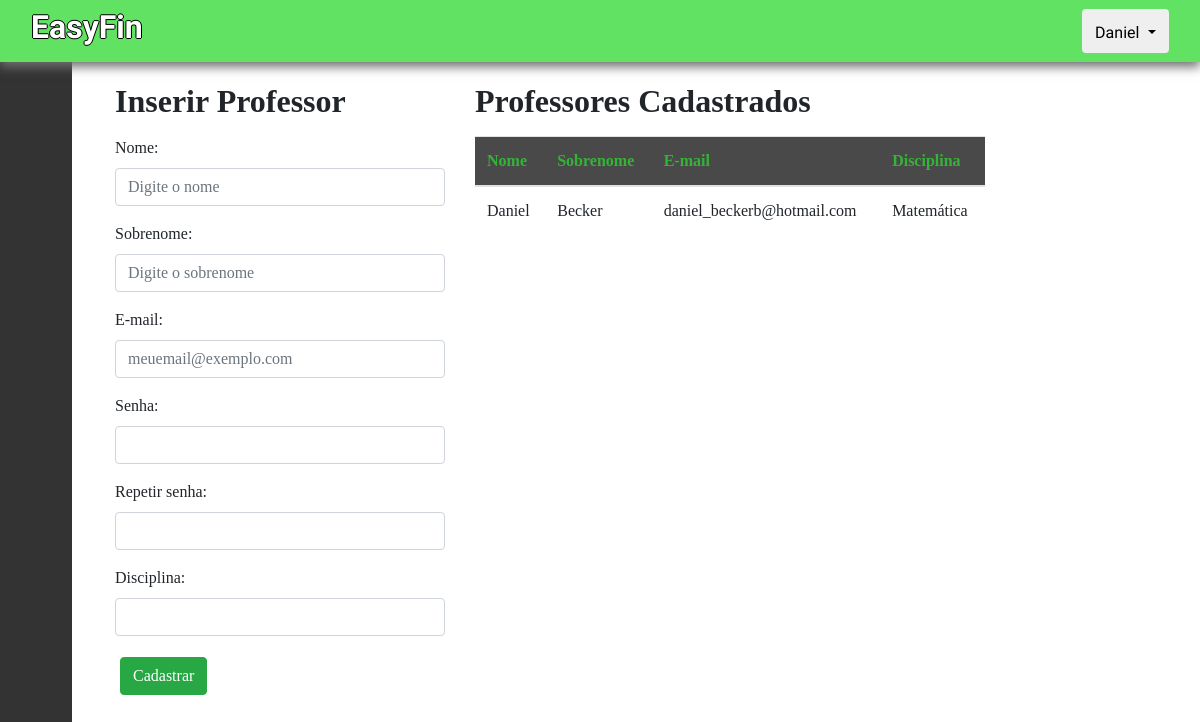
The app's page /professores (signed in) with its own data.
### app/models/tables.py (models this page shows, shortened)
class Professor(db.Model):
    __tablename__ = "professores"
    id = db.Column(db.Integer, primary_key=True)
    email = db.Column(db.String, unique=True)
    nome = db.Column(db.String)
    sobrenome = db.Column(db.String)
    password = db.Column(db.String)
    disciplina = db.Column(db.String)
    @property
    def is_authenticated(self):
        return True

### app/controllers/default.py (the view, shortened to what this page needs)
@app.route("/professores", methods=["POST", "GET"])
def professores():
    form = addProfessor()
    professores = Professor.query.all()
    return render_template('professores.html', professores=professores, form=form)

### app/models/forms.py
class addProfessor(FlaskForm):
    nome = StringField("nome", validators=[DataRequired()])
    sobrenome = StringField("nome", validators=[DataRequired()])
    email = StringField("email", validators=[DataRequired(), Email(message="E-mail inválido.")])
    password = PasswordField("password", validators=[DataRequired(), EqualTo('confirm', message='As senhas não coincidem!')])
    confirm = PasswordField('Repeat Password', validators=[DataRequired()])
    disciplina = StringField("disciplina", validators=[DataRequired()])

### app/models/tables.py (called while the page is built)
@login_manager.user_loader
def load_user(id):
    return Professor.query.filter_by(id=id).first()

### app/templates/professores.html (shortened to what this page needs)
{% extends 'logged-base.html' %}
{% block contect %}
<div class="row">
    <div class="col-lg-4">
        <h2 class="subTitulo">Inserir Professor</h2>
        <form action="" method="POST">
            <div class="form-group">
                <label>Nome:</label>
                {{ form.nome(class="form-control stringInput", placeholder="Digite o nome", id="nome") }}
            </div>
            <div class="form-group">
                <label>Sobrenome:</label>
                {{ form.sobrenome(class="form-control stringInput", placeholder="Digite o sobrenome", id="sobrenome") }}
            </div>
            <div class="form-group">
                <label>E-mail:</label>
                {{ form.email(class="form-control stringInput", placeholder="meuemail@exemplo.com", id="email") }}
            </div>
            <div class="form-group">
                <label>Senha:</label>
                {{ form.password(class="form-control stringInput", id="password") }}
            </div>
            <div class="form-group">
                <label>Repetir senha:</label>
                {{ form.confirm(class="form-control stringInput", id="password") }}
            </div>
            <div class="form-group">
                <label>Disciplina:</label>
                {{ form.disciplina(class="form-control stringInput", id="disciplina") }}
            </div>
            <button type="submit" class="btn btn-success tn-default btnMargins" id="submit" >Cadastrar</button>
        </form>
    </div>
    <div class="col-lg-6">
        <h2 class="subTitulo coluna2">Professores Cadastrados</h2>
        <div class="table-responsive">
            <table class="table" id="rowTable">
                <thead>
                    <tr>
                        <th scope="col">Nome</th>
                        <th scope="col">Sobrenome</th>
                        <th scope="col">E-mail</th>
                        <th scope="col">Disciplina</th>
                    </tr>
                </thead>
                <tbody>
                    {% for professor in professores %}
                    <tr>
                        <td>{{ professor.nome }}</td>
                        <td>{{ professor.sobrenome }}</td>
                        <td>{{ professor.email }}</td>
                        <td>{{ professor.disciplina }}</td>
                    </tr>
                    {% endfor %}
                </tbody>
            </table>
        </div>
    </div>
</div>
</div>
{% endblock %}

### app/templates/logged-base.html (shortened to what this page needs)
<!DOCTYPE html><html lang="pt-br">
<head>
    <link rel=stylesheet type=text/css href="{{ url_for('static', filename='css/homebase.css') }}">
    <link rel=stylesheet type=text/css href="{{ url_for('static', filename='css/bootstrap.min.css') }}">
    </head>
{% if current_user.is_authenticated %}
<link rel=stylesheet type=text/css href="{{ url_for('static', filename='css/sidebar.css') }}">
<link rel="stylesheet" href="https://cdn.materialdesignicons.com/4.9.95/css/materialdesignicons.min.css"/>
<body class="corpo">
    <nav class="navbar navPrincipal">
        <div class="container-fluid">
          <h2 class="tituloPrincipal">EasyFin</h2>
          <div class="btn-group">
              <button type="button" class="btn btn-default dropdown-toggle" data-bs-toggle="dropdown" aria-expanded="false" data-toggle="dropdown">
                  <span class="glyphicon glyphicon-user userFont">{{ current_user.nome }}</span>
              </button>
          </div>
      </div>
    </nav>
        <aside class="sidebar">
			<nav>
				<ul class="sidebar__nav">
					<li>
						<a href="{{ url_for('dashboard') }}" class="sidebar__nav__link">
						</a>
					</li>
					<li>
						<a href="{{ url_for('professores') }}" class="sidebar__nav__link">
						</a>
					</li>
					<li>
						<a href="{{ url_for('alunos') }}" class="sidebar__nav__link">
						</a>
					</li>
					<li>
						<a href="{{ url_for('noticias') }}" class="sidebar__nav__link">
						</a>
					</li>
					<li>
						<a href="{{ url_for('questoes') }}" class="sidebar__nav__link">
						</a>
					</li>
					<li>
						<a href="{{ url_for('configuracoes') }}" class="sidebar__nav__link">
						</a>
					</li>
				</ul>
			</nav>
		</aside>
			<main class="main">
				<div id="page-content-wrapper">
					<div class="container-fluid">
						{% block contect %}
						{% endblock %}
					</div>
		</main>
</body>
{% endif %}

### app/static/css/homebase.css (style rules this page uses)
:root { --sidebar-width: 4.5em; }
.tituloPrincipal { font-family: 'Kanit', 'sans-serif'; font-weight:700; color: white; text-shadow: -1px 0 black, 0 1px black, 1px 0 black, 0 -1px black; }
.subTitulo { margin-bottom: 15px; font-weight: bold; }
.navPrincipal { background-color: #61e263; font-size: 35px; padding: 5px; box-shadow: 0px 5px 10px 0px #707070; z-index:999; }
.main { font-family: 'Noto Sans JP', 'sans-serif'; margin: 20px; }
.userFont { font-family: 'Kanit', 'sans-serif'; }
.btnMargins { margin: 5px; }
thead { background-color: rgb(73, 73, 73); color: #34b437; }
a:link { text-decoration: none !important; }
@media (min-width: 572px) { .main { margin-left: 100px; } }

### app/static/css/sidebar.css (style rules this page uses)
.sidebar { background-color: #333; position: fixed; transition: width 0.2s ease; z-index:100; }
#page-content-wrapper { margin: 15px auto; position: relative; }
.sidebar nav { height: 100%; }
.sidebar .sidebar__nav { display: flex; height: 100%; list-style: none; margin: 0; padding: 0; }
.sidebar .sidebar__nav .sidebar__nav__link { align-items: center; color: #bbb; display: flex; padding-left: 20px; text-decoration: none; transition: color 0.2s ease, background-color 0.2s ease; font-family: 'Kanit', 'sans-serif'; }
@media (min-width: 572px) { .sidebar { margin-top: -62px; height: 100vh; left: 0; width: var(--sidebar-width); } }
@media (min-width: 572px) { .sidebar .sidebar__nav { flex-direction: column; } }
@media (min-width: 572px) { .sidebar .sidebar__nav li:last-child { margin-top: auto; padding-bottom: 60px; } }
@media (min-width: 572px) { .sidebar .sidebar__nav li:first-child { margin-top: 60px; } }
@media (min-width: 572px) { .sidebar .sidebar__nav .sidebar__nav__link { padding: 1em; } }

### records on screen
Professor: nome "Daniel", sobrenome "Becker", email "daniel_beckerb@hotmail.com", disciplina "Matemática"
